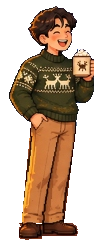
#> input picture assets/boy_idle.png, 96 x 248 px, found by its file name
$ python build_boy_animations.py
#> lines starting #> are read from the running program, lines starting #| are printed output that depends on the picture
"""
100% 原生手繪筆觸合成：
1. boy_look_back.png: 完整全身背面賞雪姿勢（飽滿後腦勺捲髮 + 對稱雙肩毛衣背面 + 雙手收於身前 + 對稱長褲與皮鞋後跟）
2. boy_walk_0..3.png: 以毛衣下擺底線 (y=385) 為純旋轉樞紐 (shift_x=0)，實現零水平切線、100% 無縫銜接的自然雙腿交錯邁步！
"""

import os
import math
from PIL import Image

OUT_DIR = r"c:/Users/v002651/Desktop/福委/聖誕活動/賓果遊戲/public/assets"
SPRITE_X1, SPRITE_Y1 = 710, 260
SPRITE_W, SPRITE_H = 96, 248

idle = Image.open(os.path.join(OUT_DIR, "boy_idle.png")).convert("RGBA")
#> idle is the input picture: PIL image 96x248 RGBA; mean R, G, B, A 64.9, 42.3, 23.7, 126.3
ipx = idle.load()

# ==============================================================================
# 1. 製作「全身背面看窗外」 boy_look_back.png
# ==============================================================================
back = Image.new("RGBA", (SPRITE_W, SPRITE_H), (0, 0, 0, 0))
#> back: PIL image 96x248 RGBA; every value is 0
bpx = back.load()

# (A) 頭部與高領背面 (oy = 264..322)：使用原圖完整飽滿的頭部與脖子輪廓
for oy in range(264, 323):
    sy = oy - SPRITE_Y1
    row_xs = [ox for ox in range(720, 785) if ipx[ox - SPRITE_X1, sy][3] > 0]
    if not row_xs:
        continue
    xmin, xmax = min(row_xs), max(row_xs)
    # 在脖子區 (oy = 306..322) 確保寬度至少涵蓋 742..768，與毛衣領口飽滿銜接
    if oy >= 306:
        xmin = min(xmin, 742)
        xmax = max(xmax, 768)

    for ox in range(xmin, xmax + 1):
        sx = ox - SPRITE_X1
        orig_rgba = ipx[sx, sy]
        # 邊框
        if ox <= xmin + 1 or ox >= xmax - 1 or oy <= 266:
            bpx[sx, sy] = (32, 14, 7, 255)
            continue

        if oy <= 307:
            # 若原圖該處已經是深棕頭髮 (非臉部五官皮膚)，直接保留原圖手繪頭髮像素！
            r, g, b, a = orig_rgba
            if a > 0 and r < 105 and oy <= 292 and ox <= 766:
                bpx[sx, sy] = orig_rgba
            else:
                cx = (xmin + xmax) * 0.5
                dist_x = abs(ox - cx) / max(1.0, (xmax - xmin) * 0.5)
                dist_y = abs(oy - 286) / 22.0
                d = dist_x * 0.6 + dist_y * 0.4
                strand = ((ox + (oy // 3)) % 5 == 0)
                if d < 0.38 and not strand:
                    bpx[sx, sy] = (88, 46, 23, 255)
                elif d < 0.72:
                    bpx[sx, sy] = (64, 32, 15, 255)
                else:
                    bpx[sx, sy] = (44, 21, 10, 255)
        elif oy == 308:
            bpx[sx, sy] = (28, 13, 6, 255)
        else:
            # 高領毛衣後領墨綠羅紋
            rib = ((ox // 2) % 2 == 0)
            bpx[sx, sy] = (56, 62, 34, 255) if rib else (44, 49, 26, 255)
#> this loop made 59 passes
#> (xmin, xmax) on passes 3, 5, 6, 7, 8, 9, 10, 11, 12, 13, 14, 15: (765, 766), (759, 773), (755, 774), (752, 775), (750, 776), (749, 779), (748, 782), (747, 782), (746, 782), (745, 783), (744, 783), (744, 784)
#> (row_xs, xmin, xmax) on pass 4: ([763, 764, 765, 766, 767], 763, 767)

# (B) 毛衣背部、長褲背面與皮鞋後跟 (oy = 320..501)：以身體中心軸自然對稱合成
for oy in range(320, 502):
    sy = oy - SPRITE_Y1
    spine_x = 756.0 if oy <= 390 else (756.0 - ((oy - 390) / 110.0) * 6.0)

    for sx in range(SPRITE_W):
        ox = sx + SPRITE_X1
        dx = ox - spine_x
        src_ox = int(round(ox if dx <= 0 else spine_x - dx))
        src_sx = src_ox - SPRITE_X1
        if not (0 <= src_sx < SPRITE_W):
            continue

        rgba = ipx[src_sx, sy]
        if rgba[3] == 0:
            continue
        r, g, b, a = rgba

        # 在毛衣下半部 (oy = 360..385)：徹底移除插口袋的手背橘色肌膚與黑框，改為墨綠毛衣背面與底邊羅紋！
        if 360 <= oy <= 385:
            row_valid = [x for x in range(715, 760) if ipx[x - SPRITE_X1, sy][3] > 0]
            left_edge = min(row_valid) if row_valid else 730
            if src_ox > left_edge + 2:
                if oy >= 384:
                    rgba = (30, 18, 9, 255) # 毛衣底邊深色描邊
                elif oy >= 374:
                    # 毛衣下擺垂直羅紋
                    rib = ((ox // 2) % 2 == 0)
                    rgba = (54, 58, 31, 255) if rib else (43, 47, 25, 255)
                elif r > 90 and r > g + 15:
                    # 手腕處換成墨綠袖口
                    rgba = (50, 54, 29, 255)

        # 在長褲上緣臀部區 (oy = 386..412)：徹底移除手背殘影與正面口袋黑斜線，改為平整卡其後臀與中線！
        elif 386 <= oy <= 412:
            row_valid = [x for x in range(725, 760) if ipx[x - SPRITE_X1, sy][3] > 0]
            left_edge = min(row_valid) if row_valid else 738
            if src_ox > left_edge + 2:
                if abs(dx) < 1.0 and oy >= 390:
                    rgba = (142, 78, 36, 255) # 後臀中線
                elif r < 165 or r > 215:
                    # 取乾淨卡其褲色
                    rgba = (202, 121, 63, 255)

        if dx > 2 and rgba[3] > 0:
            rr, rg, rb, ra = rgba
            if rr > 38:
                rgba = (max(0, int(rr * 0.96)), max(0, int(rg * 0.96)), max(0, int(rb * 0.96)), ra)

        bpx[sx, sy] = rgba
#> after the loop, ra = 255; rb = 33; rg = 59; rr = 126

back.save(os.path.join(OUT_DIR, "boy_look_back.png"))
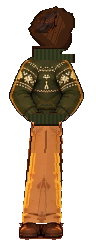
#> saved as boy_look_back.png: PIL image 96x248 RGBA; mean R, G, B, A 48.4, 31.7, 15.5, 108.3; transparent parts drawn white

# ==============================================================================
# 2. 製作零階梯、100% 無縫的「雙腿樞紐交錯走路 4 幀」 (boy_walk_0..3.png)
# ==============================================================================
# 關鍵：旋轉軸心設在毛衣下擺底線 oy = 385，且 shift_x = 0（純角度擺動）！
# 這樣在 oy = 385 處水平偏移量為 0，與上半身毛衣下擺 100% 嚴絲合縫！
left_leg = Image.new("RGBA", (SPRITE_W, SPRITE_H), (0, 0, 0, 0))
right_leg = Image.new("RGBA", (SPRITE_W, SPRITE_H), (0, 0, 0, 0))
ll_px = left_leg.load()
rl_px = right_leg.load()

for sy in range(384 - SPRITE_Y1, SPRITE_H):
    oy = sy + SPRITE_Y1
    mid_ox = 760.0 - ((oy - 384) / 116.0) * 9.0
    for sx in range(SPRITE_W):
        ox = sx + SPRITE_X1
        rgba = ipx[sx, sy]
        if rgba[3] == 0:
            continue
        if ox <= mid_ox + 1.5:
            ll_px[sx, sy] = rgba
        if ox >= mid_ox - 1.5:
            rl_px[sx, sy] = rgba

def rotate_leg_around_hip(leg_img, pivot_ox, pivot_oy, angle_deg, lift_y=0, darken=1.0):
    out = Image.new("RGBA", (SPRITE_W, SPRITE_H), (0, 0, 0, 0))
    opx = out.load()
    src_px = leg_img.load()
    px_c = pivot_ox - SPRITE_X1
    py_c = pivot_oy - SPRITE_Y1
    rad = math.radians(angle_deg)
    cos_a = math.cos(rad)
    sin_a = math.sin(rad)

    for ny in range(383 - SPRITE_Y1, SPRITE_H):
        # 越靠近髖關節 (ny == py_c)，lift_y 權重為 0，越靠近腳底權重為 1，避免腰部脫節！
        t_y = max(0.0, min(1.0, (ny - py_c) / 80.0))
        eff_lift = lift_y * t_y
        for nx in range(SPRITE_W):
            dx = nx - px_c
            dy = (ny - eff_lift) - py_c
            src_x = int(round(px_c + dx * cos_a + dy * sin_a))
            src_y = int(round(py_c - dx * sin_a + dy * cos_a))
            if 0 <= src_x < SPRITE_W and 0 <= src_y < SPRITE_H:
                r, g, b, a = src_px[src_x, src_y]
                if a > 0:
                    if darken < 1.0 and (r > 45 or g > 30):
                        r = int(r * darken)
                        g = int(g * darken)
                        b = int(b * darken)
                    opx[nx, ny] = (r, g, b, a)
    return out

# 4 幀流暢跨步設定 (純角度旋轉 + 腳踝漸進抬升，腰部 0 斷差！)
WALK_CONFIGS = [
    # Frame 0: 右腿往前跨 (+6°)，左腿往後蹬 (-6°)
    {
        "body_dy": 0,
        "mug_dy": 0,
        "first": ("left", -6.0, 0, 0.88),
        "second": ("right", 5.5, -1, 1.0),
    },
    # Frame 1: 雙腿交錯經過中心 (左腿從後方抬起 -4px 向前收，右腿微往後收)
    {
        "body_dy": -1,
        "mug_dy": -1,
        "first": ("right", -2.0, 0, 0.92),
        "second": ("left", 3.5, -4, 1.0),
    },
    # Frame 2: 左腿大幅往前跨 (+9.5°)，右腿大幅往後蹬 (-8.5°) -> 左右腳前後完全對調！
    {
        "body_dy": 0,
        "mug_dy": 1,
        "first": ("right", -8.5, 0, 0.88),
        "second": ("left", 9.5, -1, 1.0),
    },
    # Frame 3: 雙腿再次交錯經過中心 (右腿從後方抬起 -4px 向前跨)
    {
        "body_dy": -1,
        "mug_dy": 0,
        "first": ("left", 2.0, 0, 0.92),
        "second": ("right", -1.5, -4, 1.0),
    },
]

for idx, cfg in enumerate(WALK_CONFIGS):
    frame = Image.new("RGBA", (SPRITE_W, SPRITE_H), (0, 0, 0, 0))

    for role in ["first", "second"]:
        which, ang, lift, dk = cfg[role]
        base_leg = left_leg if which == "left" else right_leg
        piv_x = 748 if which == "left" else 764
        t_leg = rotate_leg_around_hip(base_leg, piv_x, 385, ang, lift, dk)
        frame.alpha_composite(t_leg)

    # 疊加上半身 (orig_y <= 387，含毛衣下擺與插口袋手背)，腰部 100% 無縫！
    fpx = frame.load()
    b_dy = cfg["body_dy"]
    m_dy = cfg["mug_dy"]
    for sy in range(0, 396 - SPRITE_Y1):
        oy = sy + SPRITE_Y1
        for sx in range(SPRITE_W):
            ox = sx + SPRITE_X1
            # 僅覆蓋毛衣與手背 (oy <= 386，或左口袋手背 ox <= 755 and oy <= 395)
            if oy > 386 and not (ox <= 754 and oy <= 394):
                continue
            rgba = ipx[sx, sy]
            if rgba[3] == 0:
                continue
            dy = b_dy + (m_dy if ox >= 774 and oy >= 306 else 0)
            ny = sy + dy
            if 0 <= ny < SPRITE_H:
                fpx[sx, ny] = rgba

    frame.save(os.path.join(OUT_DIR, f"boy_walk_{idx}.png"))
#> this loop made 4 passes
#> pass 1, `frame.save(os.path.join(OUT_DIR, f"boy_walk_{idx}.png"))`:
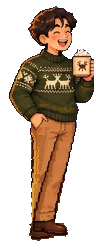
#> saved as boy_walk_0.png: PIL image 96x248 RGBA; mean R, G, B, A 55.1, 36.6, 20.9, 113.4; transparent parts drawn white
#> after the loop:
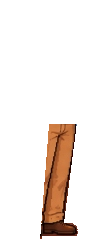
#> base_leg: PIL image 96x248 RGBA; mean R, G, B, A 19, 10.7, 5.8, 31.7; transparent parts drawn white
#> after the loop:
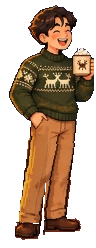
#> frame: PIL image 96x248 RGBA; mean R, G, B, A 64.6, 42.1, 23.7, 128.4; transparent parts drawn white
#> after the loop:
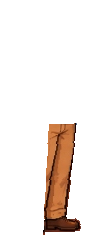
#> t_leg: PIL image 96x248 RGBA; mean R, G, B, A 18.3, 10.3, 5.6, 30.6; transparent parts drawn white

preview = Image.new("RGBA", (SPRITE_W * 6, SPRITE_H), (40, 25, 18, 255))
for i, name in enumerate(["boy_idle.png", "boy_walk_0.png", "boy_walk_1.png", "boy_walk_2.png", "boy_walk_3.png", "boy_look_back.png"]):
    im = Image.open(os.path.join(OUT_DIR, name))
    preview.paste(im, (i * SPRITE_W, 0), im)
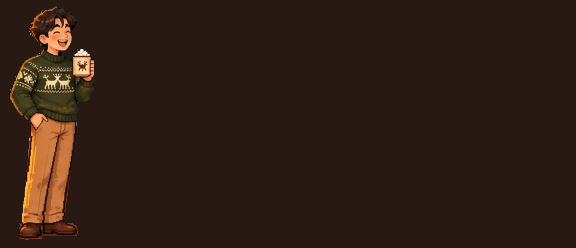
#> preview: PIL image 576x248 RGBA; mean R, G, B, A 47.5, 30, 20.5, 255
preview.save(os.path.join(OUT_DIR, "boy_sheet_preview.png"))
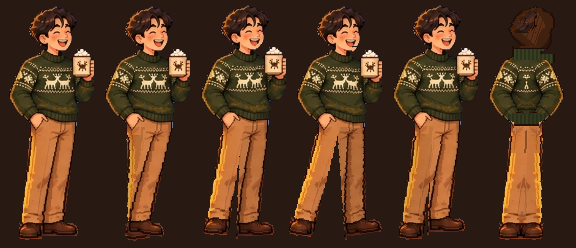
#> saved as boy_sheet_preview.png: PIL image 576x248 RGBA; mean R, G, B, A 81.2, 52.5, 31.2, 255
print("Perfected seamless walking cycle and full back view!")
